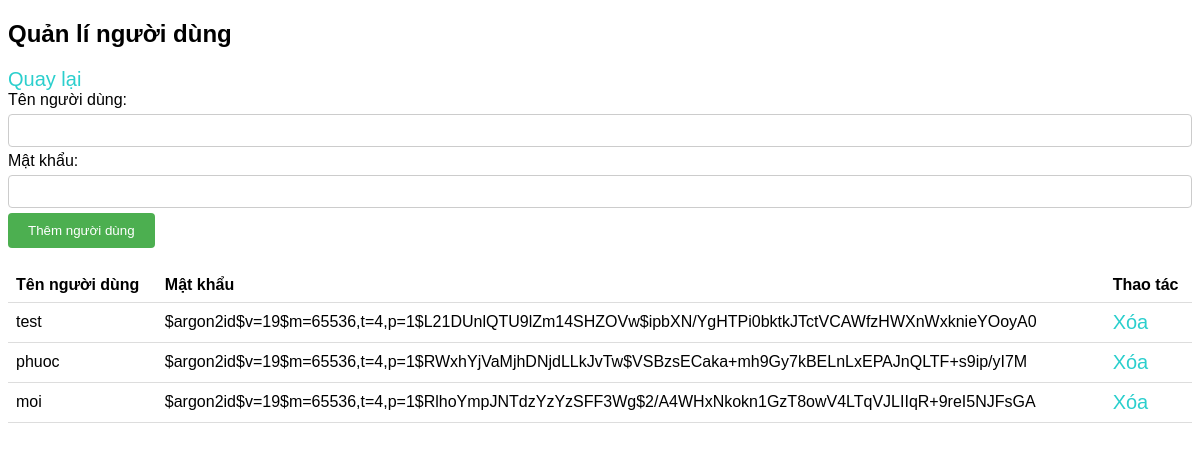
Page /admin/trangqlnd.php on the earlier database version.
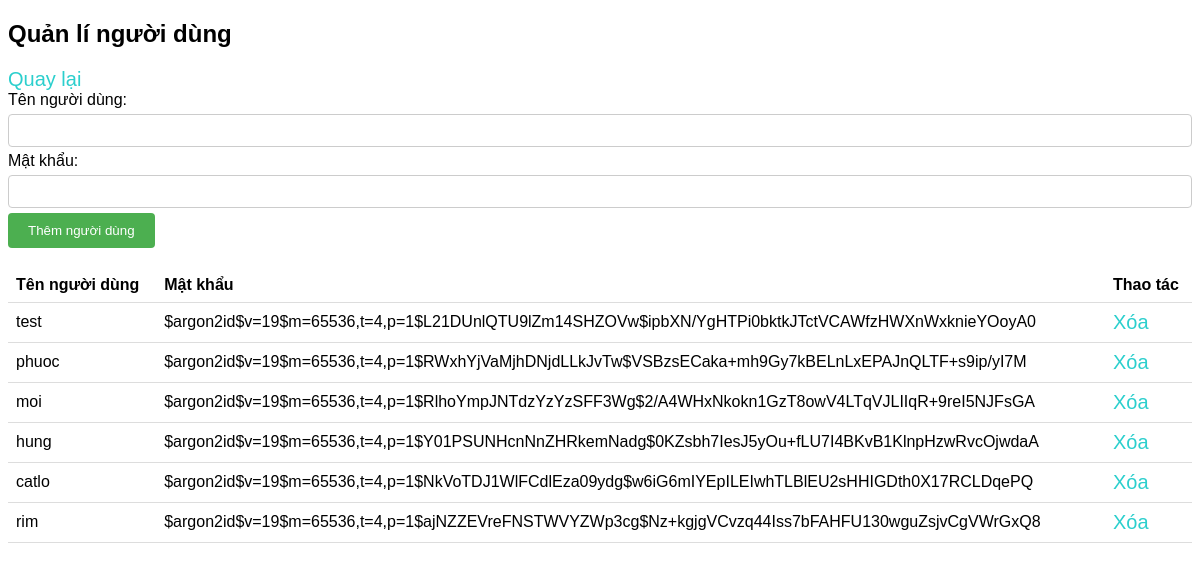
Same page on the later database version.
### tables this page shows
CREATE TABLE `users` (
  `user_id` int(255) NOT NULL,
  `username` varchar(50) NOT NULL,
  `password` varchar(100) NOT NULL,
  `re_password` varchar(50) NOT NULL,
  `email` varchar(50) NOT NULL,
  `role` tinyint(1) NOT NULL
);

### admin/trangqlnd.php (the view, shortened to what this page needs)
<!DOCTYPE html>
<html lang="en">
<head>
</head>
<body>
    <h2>Quản lí người dùng</h2>
    <a href="trangadmin.html">Quay lại</a>
    <form action="process.php" method="post">
        <label for="username">Tên người dùng:</label>
        <input type="text" id="username" name="username" required>
        <label for="password">Mật khẩu:</label>
        <input type="password" id="password" name="password" required>
        <input type="submit" value="Thêm người dùng" name="addUser">
    </form>
    <table>
        <tr>
            <th>Tên người dùng</th>
            <th>Mật khẩu</th>
            <th>Thao tác</th>
        </tr>
        <?php
        $conn = mysqli_connect("localhost", "root", "", "dacsn-n12");
        $sql = "SELECT * FROM users";
        $result = mysqli_query($conn, $sql);
        if (mysqli_num_rows($result) > 0) {
            while($row = mysqli_fetch_assoc($result)) {
                echo "<tr><td>".$row["username"]."</td><td>".$row["password"]."</td><td><a href='process.php?username=".$row["username"]."&password=".$row["password"]."'>Xóa</a></td></tr>";
            }
        } else {
            echo "0 kết quả";
        }
        ?>
    </table>
</body>
</html>

Differences in the rows shown:
added users: username "hung", password "$argon2id$v=19$m=65536,t=4,p=1$Y01PSUNHcnNnZHRkemNadg$0KZsbh7IesJ5yOu+fLU7I4BKvB1KlnpHzwRvcOjwdaA"
added users: username "catlo", password "$argon2id$v=19$m=65536,t=4,p=1$NkVoTDJ1WlFCdlEza09ydg$w6iG6mIYEpILEIwhTLBlEU2sHHIGDth0X17RCLDqePQ"
added users: username "rim", password "$argon2id$v=19$m=65536,t=4,p=1$ajNZZEVreFNSTWVYZWp3cg$Nz+kgjgVCvzq44Iss7bFAHFU130wguZsjvCgVWrGxQ8"
